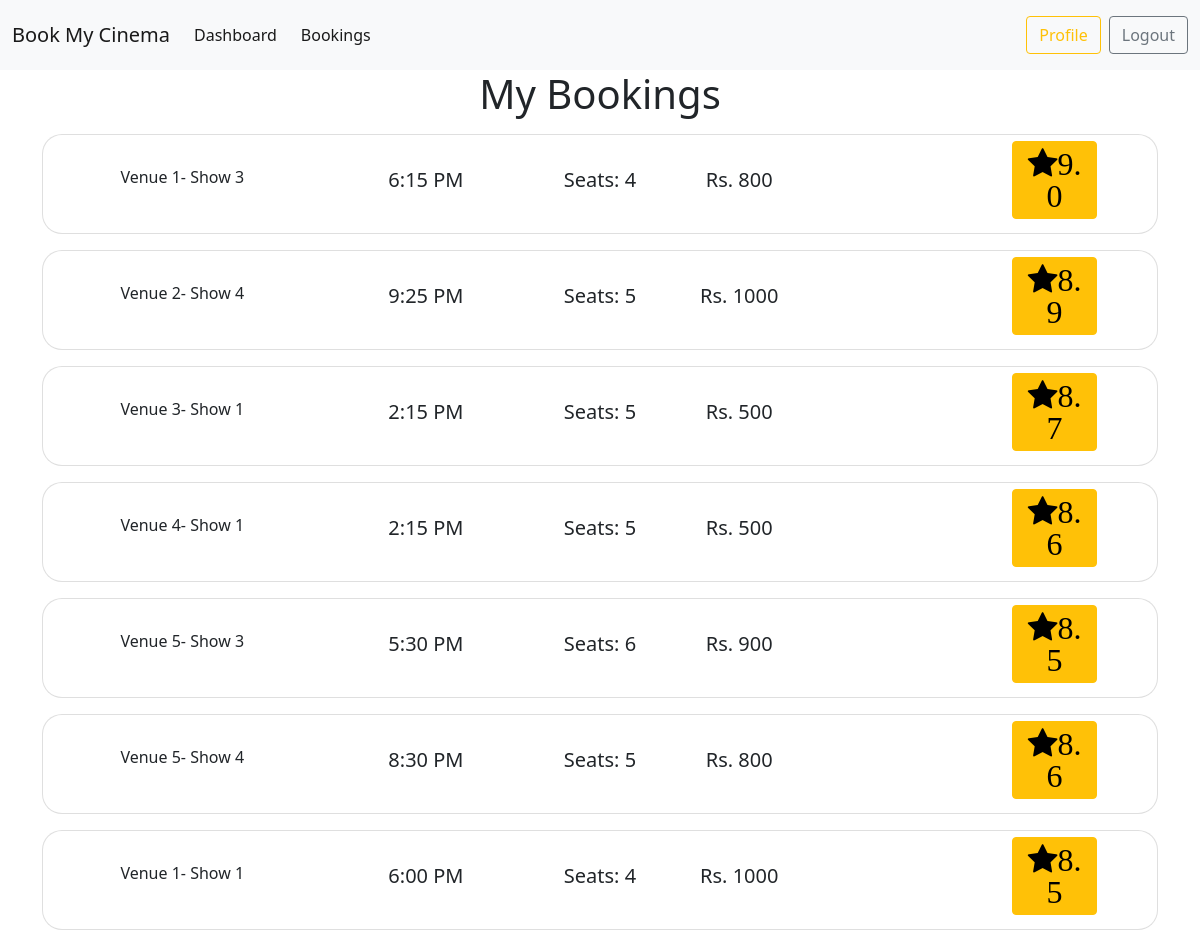
Page /bookings/ (signed in) on the committed database.
### BMC/models.py (models this page shows, shortened)
class Venue(db.Model):
    id = db.Column(db.Integer, primary_key = True)
    name = db.Column(db.String(100), nullable = False)
    place = db.Column(db.String(100), nullable = False)
    location = db.Column(db.String(100), nullable = False)
    capacity = db.Column(db.Integer, nullable = False)
    def __repr__(self):
        return f"Venue('{self.id}, {self.name}', '{self.place}', '{self.location}', '{self.capacity}')"

class Show(db.Model):
    id = db.Column(db.Integer, primary_key = True)
    venue_id = db.Column(db.Integer, db.ForeignKey('venue.id'), primary_key = True)
    rating = db.Column(db.Float, nullable = False)
    title = db.Column(db.String(100), nullable = False)
    time = db.Column(db.String(100), nullable = False)
    tags = db.Column(db.String(100), nullable = False)
    price = db.Column(db.Integer, nullable = False)
    tickets = db.Column(db.Integer, nullable = False)

class Ticket(db.Model):
    id = db.Column(db.Integer, primary_key = True)
    user_id = db.Column(db.Integer, db.ForeignKey('user.id'), primary_key = True)
    venue_id = db.Column(db.Integer, db.ForeignKey('venue.id'), primary_key = True)
    show_id = db.Column(db.Integer, db.ForeignKey('show.id'), primary_key = True)
    num_tickets = db.Column(db.Integer, nullable = False)
    total_price = db.Column(db.Integer, nullable = False)

### BMC/routes.py (the view)
@app.route("/bookings/")
@login_required
def bookings():
    if app.config.get("ADMIN") == True:
        flash("Admin cannot access as an user", "warning")
        return redirect(url_for("admin"))
    return render_template("user_bookings.html",bookings = Ticket.query.filter_by(user_id=current_user.id), venues = Venue.query.all(), shows = Show.query.all(), dumps = dumps) # type: ignore

### BMC/models.py (called while the page is built)
@login_manager.user_loader
def load_user(user_id):
    return User.query.get(int(user_id))

### BMC/templates/user_bookings.html (shortened to what this page needs)
{% extends "user_base.html" %}
{% block content %}
    <div class="h1 text-center">My Bookings</div>
    {% for booking in bookings %}
        <div class="card w-100 mx-auto my-3 h6" style="height: 100px; width:90%; border-radius: 20px;">
            <div class="d-flex">
                <div class="position-absolute top-50 translate-middle-y col-sm-9 d-flex flex-row">
                    {% for venue in venues %}
                        {% if venue.id == booking.venue_id %}
                        <div class="col-4 text-center ">{{venue.name}}-
                        {% endif %}
                    {% endfor %}
                    {% for show in shows %}
                        {% if show.id == booking.show_id %}
                            {{show.title}}</div>
                            <div class="col-3 h5 text-center">{{show.time}}</div>
                            <div class="col-2 h5 text-center">Seats: {{booking.num_tickets}}</div>
                            <div class="col-2 h5 text-center">Rs. {{booking.total_price}}</div>
                        </div>
                        <div class="position-absolute row top-50 translate-middle-y input-group justify-content-end px-5">
                            <i class="h6 btn btn-warning  fa fa-star fa-2x col-sm-1" aria-hidden="true" style="cursor: default;">{{show.rating}}</i>
                        </div>
                        {% endif %}
                    {% endfor %}
            </div>
        </div>
    {% endfor %}
{% endblock %}

### rows in the picture
Ticket: num_tickets "4", total_price "800"
Venue: name "Venue 1"
Show: title "Show 3", time "6:15 PM", rating "9.0"
Ticket: num_tickets "5", total_price "1000"
Venue: name "Venue 2"
Show: title "Show 4", time "9:25 PM", rating "8.9"
Ticket: num_tickets "5", total_price "500"
Venue: name "Venue 3"
Show: title "Show 1", time "2:15 PM", rating "8.7"
Ticket: num_tickets "5", total_price "500"
Venue: name "Venue 4"
Show: title "Show 1", time "2:15 PM", rating "8.6"
Ticket: num_tickets "6", total_price "900"
Venue: name "Venue 5"
Show: title "Show 3", time "5:30 PM", rating "8.5"
Ticket: num_tickets "5", total_price "800"
Show: title "Show 4", time "8:30 PM", rating "8.6"
Ticket: num_tickets "4", total_price "1000"
Show: title "Show 1", time "6:00 PM", rating "8.5"
